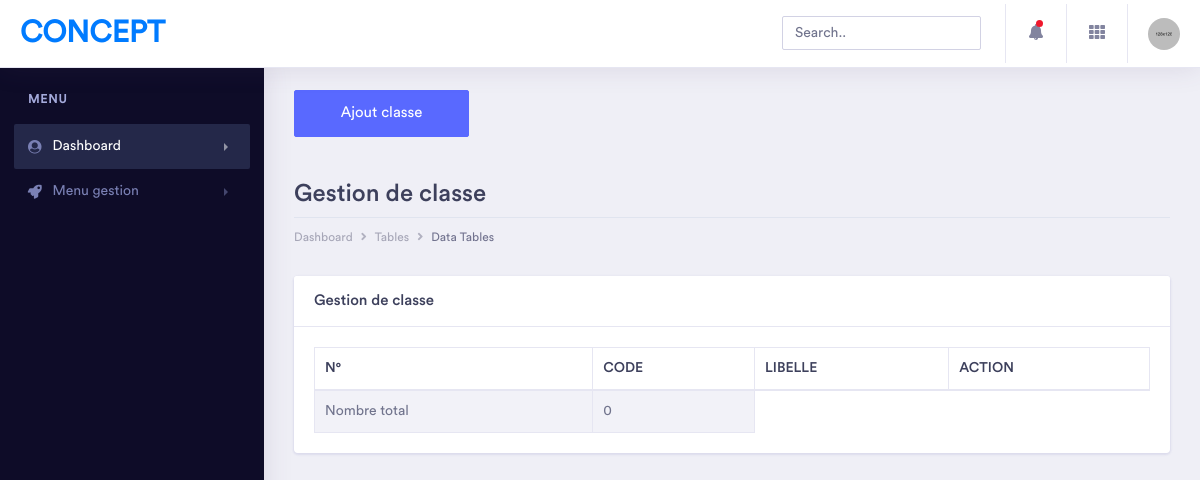
Before: /classe/ with the older database file.
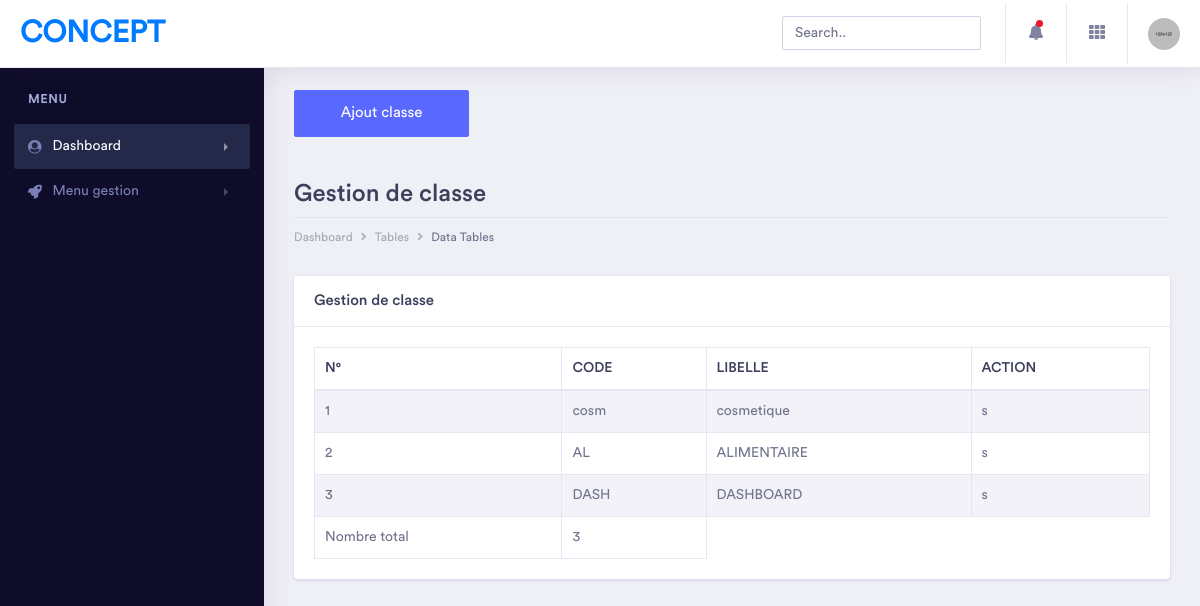
After: the same page with the newer database file.
### app_paiement/models/classe.py (models this page shows)
class Classe(models.Model):
    codeclass = models.CharField(max_length=10,primary_key=True)
    libelleclass = models.CharField(max_length=100)

### app_paiement/views.py (the view)
# urls.py: path('classe/',fclasse,name="fclasse"),
def fclasse(request):
    classe = Classe.objects.all()
    ctx = {"classe": classe,
           "nbrc": len(classe)
    }
    return render(request,'classe.html',ctx)

### app_paiement/templates/classe.html (shortened to what this page needs)
{% extends "index.html" %}
{% block content %}
<div class="dashboard-wrapper">
    <div class="container-fluid  dashboard-content">
        <a type="submit" href="{% url 'ajouterclasse' %}"class="btn btn-primary btn-lg btn-block" style="width: 20%;color:white;">Ajout classe</a>
        <br><br>
        <div class="row">
            <div class="col-xl-12 col-lg-12 col-md-12 col-sm-12 col-12">
                <div class="page-header">
                    <h2 class="pageheader-title">Gestion de classe</h2>
                    <div class="page-breadcrumb">
                        <nav aria-label="breadcrumb">
                            <ol class="breadcrumb">
                                <li class="breadcrumb-item"><a href="#" class="breadcrumb-link">Dashboard</a></li>
                                <li class="breadcrumb-item"><a href="#" class="breadcrumb-link">Tables</a></li>
                                <li class="breadcrumb-item active" aria-current="page">Data Tables</li>
                            </ol>
                        </nav>
                    </div>
                </div>
            </div>
        </div>
        <div class="row">
            <div class="col-xl-12 col-lg-12 col-md-12 col-sm-12 col-12">
                <div class="card">
                    <h5 class="card-header">Gestion de classe</h5>
                    <div class="card-body">
                        <div class="table-responsive">
                            <table class="table table-striped table-bordered first">
                                <thead>
                                    <tr>
                                        <th>N°</th>
                                        <th>CODE</th>
                                        <th>LIBELLE</th>
                                        <th>ACTION</th>
                                    </tr>
                                </thead>
                                <tbody>
                                    {% for fc in classe %}
                                    <tr>
                                        <td>{{forloop.counter}}</td>
                                        <td>{{fc.codeclass}}</td>
                                        <td>{{fc.libelleclass}}</td>
                                        <td>
                                                <a href="{% url 'deleteclasse' fc.codeclass %}" onclick="return confirm('Etes-vous sur de vouloir supprimer?')">s</a>
                                        </td>
                                    </tr>
                                    {% endfor %}
                                    <tr>
                                        <td>Nombre total</td>
                                        <td>{{nbrc}}</td>
                                    </tr>
                            </table>
                        </div>
                    </div>
                </div>
            </div>
{% endblock content %}

Changed rows visible on the page:
added Classe: codeclass "cosm", libelleclass "cosmetique"
added Classe: codeclass "AL", libelleclass "ALIMENTAIRE"
added Classe: codeclass "DASH", libelleclass "DASHBOARD"
Other visible differences:
{{ nbrc }}: "0" → "3"
